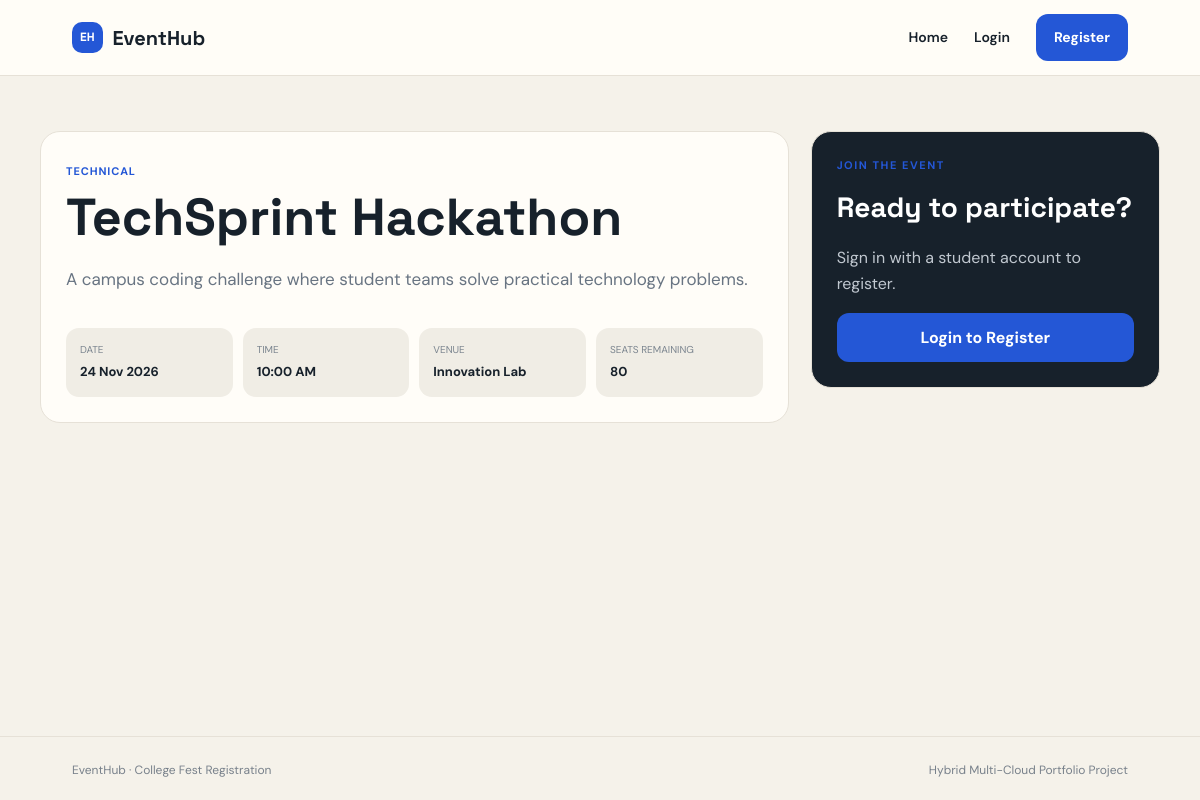
The app's page /event.php?id=1 with its own data.
### tables this page shows
CREATE TABLE IF NOT EXISTS events (
 id INT UNSIGNED AUTO_INCREMENT PRIMARY KEY,
 title VARCHAR(150) NOT NULL,
 category VARCHAR(80) NOT NULL,
 description TEXT NOT NULL,
 event_date DATE NOT NULL,
 event_time TIME NOT NULL,
 venue VARCHAR(150) NOT NULL,
 capacity INT UNSIGNED NOT NULL DEFAULT 100,
 created_at TIMESTAMP NOT NULL DEFAULT CURRENT_TIMESTAMP,
 INDEX idx_events_schedule(event_date,event_time)
);

### includes/functions.php (called while the page is built, shortened)
<?php
function h(mixed $value): string { return htmlspecialchars((string)$value, ENT_QUOTES | ENT_SUBSTITUTE, 'UTF-8'); }

### event.php (the view)
<?php
require_once 'config.php'; $id=filter_input(INPUT_GET,'id',FILTER_VALIDATE_INT)?:0; $stmt=$conn->prepare("SELECT e.*, (SELECT COUNT(*) FROM registrations r WHERE r.event_id=e.id AND r.status='confirmed') AS registered FROM events e WHERE e.id=?"); $stmt->bind_param('i',$id); $stmt->execute(); $event=$stmt->get_result()->fetch_assoc(); if(!$event){http_response_code(404);$page_title='Event not found';include 'includes/header.php';echo '<main class="page-shell"><h1>Event not found</h1><a href="index.php">Back to events</a></main>';include 'includes/footer.php';exit;}
$page_title=$event['title'];include 'includes/header.php';$remaining=max(0,(int)$event['capacity']-(int)$event['registered']); ?>
<main class="page-shell"><div class="detail-layout"><section class="detail-card"><span class="category"><?= h($event['category']) ?></span><h1><?= h($event['title']) ?></h1><p class="lead"><?= h($event['description']) ?></p><div class="detail-info"><div><small>Date</small><strong><?= h(date('d M Y',strtotime($event['event_date']))) ?></strong></div><div><small>Time</small><strong><?= h(date('g:i A',strtotime($event['event_time']))) ?></strong></div><div><small>Venue</small><strong><?= h($event['venue']) ?></strong></div><div><small>Seats remaining</small><strong><?= $remaining ?></strong></div></div></section><aside class="register-panel"><p class="eyebrow">JOIN THE EVENT</p><h2>Ready to participate?</h2><?php if(isset($_SESSION['user_id'])&&($_SESSION['role']??'')==='user'): ?><?php if($remaining>0): ?><form method="post" action="register_event.php"><?= csrf_field() ?><input type="hidden" name="event_id" value="<?= (int)$event['id'] ?>"><button class="primary-btn full" type="submit">Register Now</button></form><?php else: ?><p>This event is fully booked.</p><?php endif; ?><?php else: ?><p>Sign in with a student account to register.</p><a class="primary-btn full" href="login.php">Login to Register</a><?php endif; ?></aside></div></main><?php include 'includes/footer.php'; ?>

### assets/css/style.css (style rules this page uses)
:root { --ink:#17212b;--muted:#687482;--cream:#f5f2ea;--paper:#fffdf8;--blue:#2457d6;--blue2:#12378f;--coral:#ef765c;--line:#e6e1d7;--shadow:0 18px 50px rgba(23,33,43,.09) }
* { box-sizing:border-box }
body { margin:0;background:var(--cream);color:var(--ink);font-family:'DM Sans',sans-serif;line-height:1.6 }
a { color:inherit;text-decoration:none }
.nav-button,.primary-btn { background:var(--blue);color:#fff;border:0;border-radius:12px;padding:12px 18px;font-weight:700;display:inline-block;cursor:pointer;transition:.2s }
main { min-height:calc(100vh - 140px) }
.eyebrow { letter-spacing:.14em;font-size:11px;font-weight:700;color:var(--blue);margin:0 0 10px }
.hero h1,.form-page h1,.auth-card h1,.welcome h1,.detail-card h1 { font-family:'Space Grotesk';font-size:clamp(42px,6vw,72px);line-height:1.02;margin:0 0 22px }
.section,.page-shell { max-width:1180px;margin:auto;padding:40px 30px 80px }
.section-heading h2,.table-card h2,.register-panel h2 { font-family:'Space Grotesk';font-size:28px;margin:0 }
.category { display:inline-block;color:var(--blue);font-size:11px;font-weight:700;letter-spacing:.08em;text-transform:uppercase }
.page-shell { padding-top:55px }
.table-card,.detail-card,.register-panel,.form-card { background:var(--paper);border:1px solid var(--line);border-radius:20px;padding:25px;margin-bottom:22px }
.detail-layout { display:grid;grid-template-columns:1.5fr .7fr;gap:22px }
.detail-card h1 { font-size:52px;margin-top:8px }
.lead { font-size:17px;color:var(--muted);max-width:700px }
.detail-info { display:grid;grid-template-columns:repeat(4,1fr);gap:10px;margin-top:35px }
.detail-info div { background:#f0ede5;border-radius:13px;padding:14px }
.detail-info small { display:block;color:#7b858f;font-size:10px;text-transform:uppercase }
.detail-info strong { font-size:13px }
.register-panel { align-self:start;background:var(--ink);color:#fff }
.register-panel p:not(.eyebrow) { color:#c1c8d0 }
.full { width:100%;text-align:center }

### records on screen
events: category "TECHNICAL", title "TechSprint Hackathon", description "A campus coding challenge where student teams solve practical technology problems.", event_date "24 Nov 2026", event_time "10:00 AM", venue "Innovation Lab", capacity "80"
